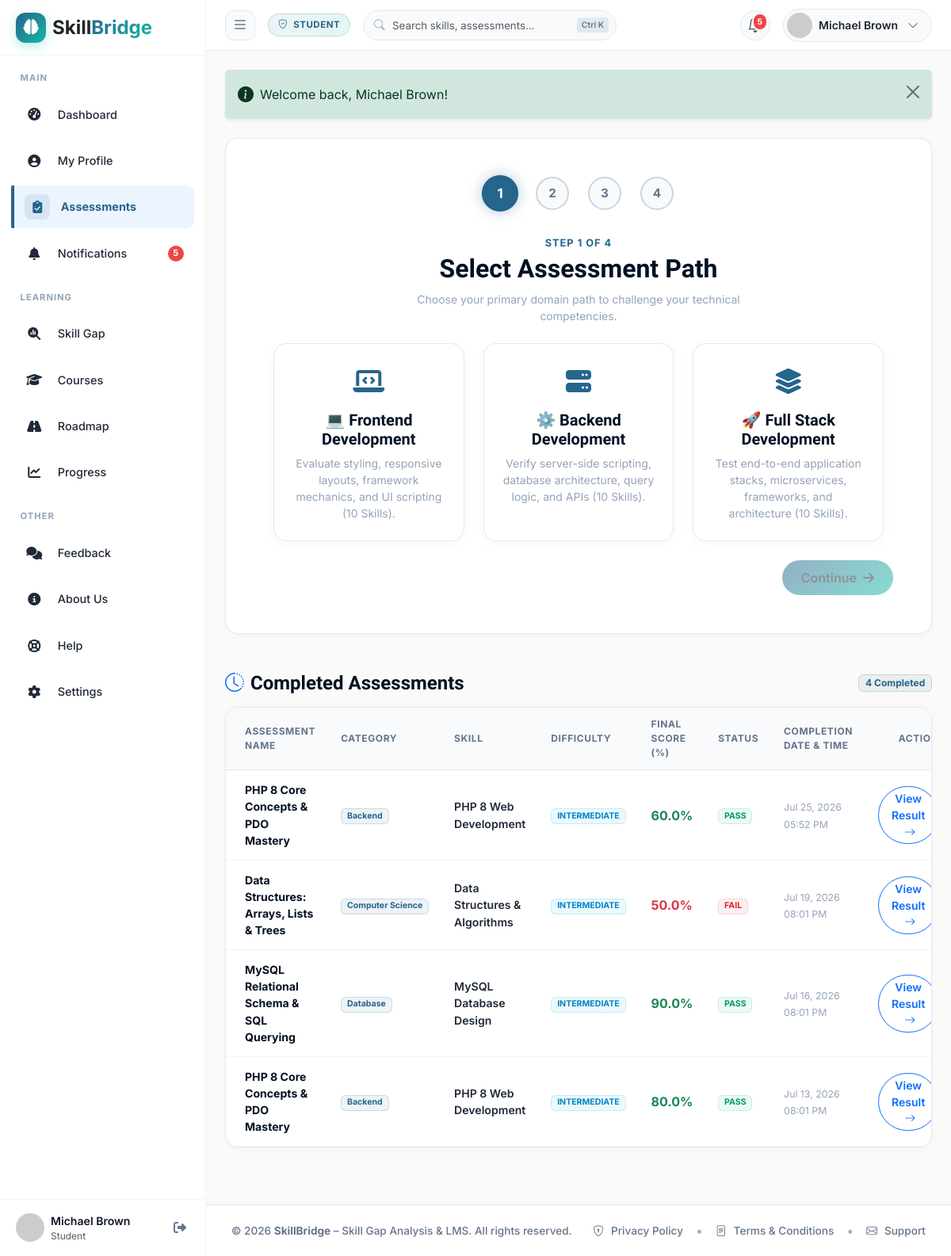
/student/assessments.php (signed in), run on the app's committed database.
### tables this page shows
CREATE TABLE `assessment_results` (
  `id` int(11) NOT NULL,
  `student_id` int(11) NOT NULL,
  `assessment_id` int(11) NOT NULL,
  `total_questions` int(11) NOT NULL DEFAULT 10,
  `correct_answers` int(11) NOT NULL DEFAULT 0,
  `score_obtained` decimal(5,2) NOT NULL DEFAULT 0.00,
  `score_percentage` decimal(5,2) NOT NULL DEFAULT 0.00,
  `status` enum('pass','fail') NOT NULL DEFAULT 'fail',
  `time_taken_seconds` int(11) NOT NULL DEFAULT 0,
  `completed_at` datetime DEFAULT current_timestamp()
);

CREATE TABLE `assessments` (
  `id` int(11) NOT NULL,
  `title` varchar(150) NOT NULL,
  `description` text DEFAULT NULL,
  `skill_id` int(11) NOT NULL,
  `created_by_faculty_id` int(11) NOT NULL,
  `duration_minutes` int(11) NOT NULL DEFAULT 30,
  `passing_marks` int(11) NOT NULL DEFAULT 6,
  `total_marks` int(11) NOT NULL DEFAULT 10,
  `difficulty_level` enum('beginner','easy','intermediate','advanced','expert') NOT NULL DEFAULT 'intermediate',
  `status` enum('draft','active','archived') NOT NULL DEFAULT 'active',
  `created_at` datetime DEFAULT current_timestamp()
);

CREATE TABLE `skills` (
  `id` int(11) NOT NULL,
  `name` varchar(100) NOT NULL,
  `category` varchar(50) NOT NULL DEFAULT 'Technical',
  `description` text DEFAULT NULL,
  `created_at` datetime DEFAULT current_timestamp()
);

### config/database.php (called while the page is built, shortened)
<?php
class Database {
    private static ?Database $instance = null;
    private ?PDO $pdo = null;
    private function __construct() {
        try {
            $dsn = "mysql:host=" . DB_HOST . ";port=" . DB_PORT . ";dbname=" . DB_NAME . ";charset=utf8mb4";
            $options = [
                PDO::ATTR_ERRMODE            => PDO::ERRMODE_EXCEPTION,
                PDO::ATTR_DEFAULT_FETCH_MODE => PDO::FETCH_ASSOC,
                PDO::ATTR_EMULATE_PREPARES   => false,
            ];
            $this->pdo = new PDO($dsn, DB_USER, DB_PASS, $options);
        } catch (PDOException $e) {
            die("<div style='font-family:sans-serif; padding:20px; background:#fee2e2; color:#991b1b; border:1px solid #f87171; border-radius:8px; margin:20px;'>
                <h2>Database Connection Error</h2>
                <p>Unable to connect to MySQL database <strong>" . DB_NAME . "</strong>.</p>
                <p><strong>Error Message:</strong> " . htmlspecialchars($e->getMessage()) . "</p>
                <hr>
                <p><em>Please make sure MySQL is running in XAMPP and you have imported <code>sql/skillbridge_db.sql</code>.</em></p>
            </div>");
        }
    }
    public static function getInstance(): Database {
        if (self::$instance === null) {
            self::$instance = new Database();
        }
        return self::$instance;
    }
    public function query(string $sql, array $params = []): PDOStatement {
        $stmt = $this->pdo->prepare($sql);
        $stmt->execute($params);
        return $stmt;
    }
    public function fetchAll(string $sql, array $params = []): array {
        $stmt = $this->query($sql, $params);
        return $stmt->fetchAll();
    }
}

### student/assessments.php (the view, shortened to what this page needs)
<?php
require_once __DIR__ . '/../config/database.php';
$studentId = $_SESSION['profile_id'];
$db = Database::getInstance();
$completedAssessments = $db->fetchAll(
    "SELECT ar.*, a.title as assessment_title, a.duration_minutes, a.passing_marks, a.total_marks,
            s.name as skill_name, s.category as skill_category
     FROM assessment_results ar
     JOIN assessments a ON ar.assessment_id = a.id
     JOIN skills s ON a.skill_id = s.id
     WHERE ar.student_id = ?
     ORDER BY ar.completed_at DESC",
    [$studentId]
);
include __DIR__ . '/../includes/header.php';
?>
<div class="saas-card p-4 p-md-5 mb-5" id="pending-assessments">
    <div id="stepIndicatorContainer" class="step-indicator">
        <div class="step-dot active" id="dot1">1</div>
        <div class="step-dot" id="dot2">2</div>
        <div class="step-dot" id="dot3">3</div>
        <div class="step-dot" id="dot4">4</div>
    </div>
    <div id="stageCategory" class="stage-pane">
        <div class="text-center mb-4">
            <div class="section-tag mb-1">Step 1 of 4</div>
            <h2 class="fw-bold mb-2" style="color: var(--text-heading);">Select Assessment Path</h2>
            <p class="small mx-auto" style="color: var(--text-muted); max-width: 500px;">Choose your primary domain path to challenge your technical competencies.</p>
        </div>
        <div class="row g-4 justify-content-center mb-4 max-w-4xl mx-auto">
            <div class="col-md-4">
                <div class="selection-card h-100 text-center" onclick="selectWizardCategory('Frontend Development')">
                    <div class="card-icon"><i class="fa-solid fa-laptop-code"></i></div>
                    <h5 class="fw-bold mb-2" style="color: var(--text-heading);">💻 Frontend Development</h5>
                    <p class="small mb-0" style="color: var(--text-muted);">Evaluate styling, responsive layouts, framework mechanics, and UI scripting (10 Skills).</p>
                </div>
            </div>
            <div class="col-md-4">
                <div class="selection-card h-100 text-center" onclick="selectWizardCategory('Backend Development')">
                    <div class="card-icon"><i class="fa-solid fa-server"></i></div>
                    <h5 class="fw-bold mb-2" style="color: var(--text-heading);">⚙️ Backend Development</h5>
                    <p class="small mb-0" style="color: var(--text-muted);">Verify server-side scripting, database architecture, query logic, and APIs (10 Skills).</p>
                </div>
            </div>
            <div class="col-md-4">
                <div class="selection-card h-100 text-center" onclick="selectWizardCategory('Full Stack Development')">
                    <div class="card-icon"><i class="fa-solid fa-layer-group"></i></div>
                    <h5 class="fw-bold mb-2" style="color: var(--text-heading);">🚀 Full Stack Development</h5>
                    <p class="small mb-0" style="color: var(--text-muted);">Test end-to-end application stacks, microservices, frameworks, and architecture (10 Skills).</p>
                </div>
            </div>
        </div>
        <div class="d-flex justify-content-end max-w-4xl mx-auto">
            <button class="btn btn-glow" id="categoryContinue" disabled onclick="transitionWizardStage('stageSkill')">
                Continue <i class="fa-solid fa-arrow-right ms-1"></i>
            </button>
        </div>
    </div>
</div>
<div class="d-flex justify-content-between align-items-center mb-3">
    <h4 class="fw-bold mb-0" style="color: var(--text-heading);"><i class="bi bi-clock-history me-2 text-primary"></i>Completed Assessments</h4>
    <span class="badge saas-badge-primary"><?= count($completedAssessments) ?> Completed</span>
</div>
<div class="saas-card mb-5 overflow-hidden" id="completed-assessments">
    <div class="card-body p-0">
        <?php if (empty($completedAssessments)): ?>
            <div class="saas-empty-state">
                <div class="saas-empty-icon"><i class="bi bi-journal-x"></i></div>
                <h5 class="fw-bold mb-1" style="color: var(--text-heading);">No Completed Assessments Yet</h5>
                <p class="small mb-0" style="color: var(--text-muted);">Use the setup wizard above to complete your first skill assessment challenge.</p>
            </div>
        <?php else: ?>
            <div class="table-responsive">
                <table class="saas-table align-middle mb-0">
                    <thead>
                        <tr>
                            <th class="ps-4">Assessment Name</th>
                            <th>Category</th>
                            <th>Skill</th>
                            <th>Difficulty</th>
                            <th>Final Score (%)</th>
                            <th>Status</th>
                            <th>Completion Date & Time</th>
                            <th class="text-end pe-4">Action</th>
                        </tr>
                    </thead>
                    <tbody>
                        <?php foreach ($completedAssessments as $res): ?>
                            <tr>
                                <td class="ps-4">
                                    <span class="fw-bold" style="color: var(--text-heading);"><?= htmlspecialchars($res['assessment_title']) ?></span>
                                </td>
                                <td>
                                    <span class="badge saas-badge-primary">
                                        <?= htmlspecialchars($res['skill_category']) ?>
                                    </span>
                                </td>
                                <td>
                                    <span class="fw-semibold" style="color: var(--text-body);"><?= htmlspecialchars($res['skill_name']) ?></span>
                                </td>
                                <td>
                                    <span class="badge saas-badge-info text-uppercase">
                                        <?= htmlspecialchars($res['difficulty_level'] ?? 'intermediate') ?>
                                    </span>
                                </td>
                                <td>
                                    <strong class="fs-6 text-<?= $res['status'] === 'pass' ? 'success' : 'danger' ?>">
                                        <?= number_format($res['score_percentage'], 1) ?>%
                                    </strong>
                                </td>
                                <td>
                                    <?php if ($res['status'] === 'pass'): ?>
                                        <span class="badge saas-badge-success">PASS</span>
                                    <?php else: ?>
                                        <span class="badge saas-badge-danger">FAIL</span>
                                    <?php endif; ?>
                                </td>
                                <td>
                                    <span class="small" style="color: var(--text-muted);"><?= date('M d, Y h:i A', strtotime($res['completed_at'])) ?></span>
                                </td>
                                <td class="text-end pe-4">
                                    <a href="<?= BASE_URL ?>student/assessment-result.php?result_id=<?= $res['id'] ?>" class="btn btn-sm btn-outline-primary rounded-pill px-3 fw-semibold">
                                        View Result <i class="bi bi-arrow-right ms-1"></i>
                                    </a>
                                </td>
                            </tr>
                        <?php endforeach; ?>
                    </tbody>
                </table>
            </div>
        <?php endif; ?>
    </div>
</div>
<?php include __DIR__ . '/../includes/footer.php'; ?>

### data on the page
assessment_results: assessment.title "PHP 8 Core Concepts & PDO Mastery", skills.category "Backend", skills.name "PHP 8 Web Development", difficulty_level "INTERMEDIATE", score_percentage "60.0", status "PASS", completed_at "Jul 25, 2026 05:52 PM"
assessment_results: assessment.title "Data Structures: Arrays, Lists & Trees", skills.category "Computer Science", skills.name "Data Structures & Algorithms", difficulty_level "INTERMEDIATE", score_percentage "50.0", status "FAIL", completed_at "Jul 19, 2026 08:01 PM"
assessment_results: assessment.title "MySQL Relational Schema & SQL Querying", skills.category "Database", skills.name "MySQL Database Design", difficulty_level "INTERMEDIATE", score_percentage "90.0", status "PASS", completed_at "Jul 16, 2026 08:01 PM"
assessment_results: assessment.title "PHP 8 Core Concepts & PDO Mastery", skills.category "Backend", skills.name "PHP 8 Web Development", difficulty_level "INTERMEDIATE", score_percentage "80.0", status "PASS", completed_at "Jul 13, 2026 08:01 PM"

### other printed values
$unreadNotifCount "5"
$sidebarUserName "Michael Brown"
$sidebarSubTitle "Student"
$userRole "STUDENT"
$unreadCount "5"
$fullName "Michael Brown"
$flash['message'] "Welcome back, Michael Brown!"
count($completedAssessments) "4"
